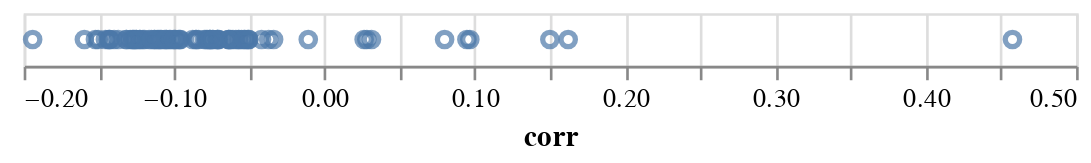

Notebook code cell kept with this figure:
### Code cell
padded_shift_corrs = dict((k,v+[np.nan]*(84-len(v))) for k,v in shift_corrs.items())
padded_shift_corrs_df = pd.DataFrame.from_dict(padded_shift_corrs).T
#print(padded_shift_corrs_df.T.mean().reset_index())
print("Average corr (over states)",np.nanmean([np.nanmean(shift_corrs[loc]) for loc in shift_corrs]))
print("Average corr std (over states)",np.nanmean([np.nanstd(shift_corrs[loc]) for loc in shift_corrs]))
alt.Chart(padded_shift_corrs_df.mean().reset_index().rename(columns={'index':'state_i',0:'corr'})).mark_point().encode(
    x='corr'
)

### Figure 1 — Vega-Lite specification as saved in the notebook (floating-point values rounded to 4 significant figures)
{"config": {"view": {"continuousWidth": 400, "continuousHeight": 300}}, "data": {"name": "data-f190fc139975473108f6dc98ac847099"}, "mark": "point", "encoding": {"x": {"type": "quantitative", "field": "corr"}}, "$schema": "https://vega.github.io/schema/vega-lite/v4.8.1.json", "datasets": {"data-f190fc139975473108f6dc98ac847099": [{"state_i": 0, "corr": -0.1031}, {"state_i": 1, "corr": -0.1206}, {"state_i": 2, "corr": -0.1166}, {"state_i": 3, "corr": -0.08372}, {"state_i": 4, "corr": -0.1196}, {"state_i": 5, "corr": -0.07086}, {"state_i": 6, "corr": -0.1102}, {"state_i": 7, "corr": -0.1276}, {"state_i": 8, "corr": -0.1504}, {"state_i": 9, "corr": -0.1225}, {"state_i": 10, "corr": -0.113}, {"state_i": 11, "corr": -0.05681}, {"state_i": 12, "corr": -0.1229}, {"state_i": 13, "corr": -0.1264}, {"state_i": 14, "corr": -0.105}, {"state_i": 15, "corr": -0.1398}, {"state_i": 16, "corr": -0.09965}, {"state_i": 17, "corr": -0.1291}, {"state_i": 18, "corr": -0.07119}, {"state_i": 19, "corr": -0.07785}, {"state_i": 20, "corr": -0.08549}, {"state_i": 21, "corr": -0.113}, {"state_i": 22, "corr": -0.1436}, {"state_i": 23, "corr": -0.1092}, {"state_i": 24, "corr": -0.1252}, {"state_i": 25, "corr": -0.07601}, {"state_i": 26, "corr": -0.05889}, {"state_i": 27, "corr": -0.1112}, {"state_i": 28, "corr": -0.1318}, {"state_i": 29, "corr": -0.1596}, {"state_i": 30, "corr": -0.1456}, {"state_i": 31, "corr": -0.1317}, {"state_i": 32, "corr": -0.1429}, {"state_i": 33, "corr": -0.1427}, {"state_i": 34, "corr": -0.0963}, {"state_i": 35, "corr": -0.09568}, {"state_i": 36, "corr": -0.1271}, {"state_i": 37, "corr": -0.1084}, {"state_i": 38, "corr": -0.1053}, {"state_i": 39, "corr": -0.1251}, {"state_i": 40, "corr": -0.05043}, {"state_i": 41, "corr": -0.06227}, {"state_i": 42, "corr": -0.05286}, {"state_i": 43, "corr": -0.03375}, {"state_i": 44, "corr": -0.07875}, {"state_i": 45, "corr": -0.05716}, {"state_i": 46, "corr": -0.05511}, {"state_i": 47, "corr": -0.07005}, {"state_i": 48, "corr": -0.06077}, {"state_i": 49, "corr": -0.05011}, {"state_i": 50, "corr": -0.05124}, {"state_i": 51, "corr": -0.07605}, {"state_i": 52, "corr": -0.07438}, {"state_i": 53, "corr": -0.06338}, {"state_i": 54, "corr": -0.03706}, {"state_i": 55, "corr": -0.08761}, {"state_i": 56, "corr": -0.09899}, {"state_i": 57, "corr": -0.1371}, {"state_i": 58, "corr": -0.1151}, {"state_i": 59, "corr": -0.1023}, {"state_i": 60, "corr": -0.1523}, {"state_i": 61, "corr": -0.08524}, {"state_i": 62, "corr": -0.09711}, {"state_i": 63, "corr": -0.0712}, {"state_i": 64, "corr": -0.1064}, {"state_i": 65, "corr": -0.06377}, {"state_i": 66, "corr": -0.07986}, {"state_i": 67, "corr": -0.06361}, {"state_i": 68, "corr": -0.1004}, {"state_i": 69, "corr": -0.04178}, {"state_i": 70, "corr": -0.07638}, {"state_i": 71, "corr": -0.05339}, {"state_i": 72, "corr": 0.07997}, {"state_i": 73, "corr": 0.1622}, {"state_i": 74, "corr": 0.4577}, {"state_i": 75, "corr": -0.01071}, {"state_i": 76, "corr": 0.09675}, {"state_i": 77, "corr": -0.194}, {"state_i": 78, "corr": 0.0948}, {"state_i": 79, "corr": -0.07404}, {"state_i": 80, "corr": 0.03134}, {"state_i": 81, "corr": 0.02645}, {"state_i": 82, "corr": 0.15}, {"state_i": 83, "corr": 0.02825}]}}
